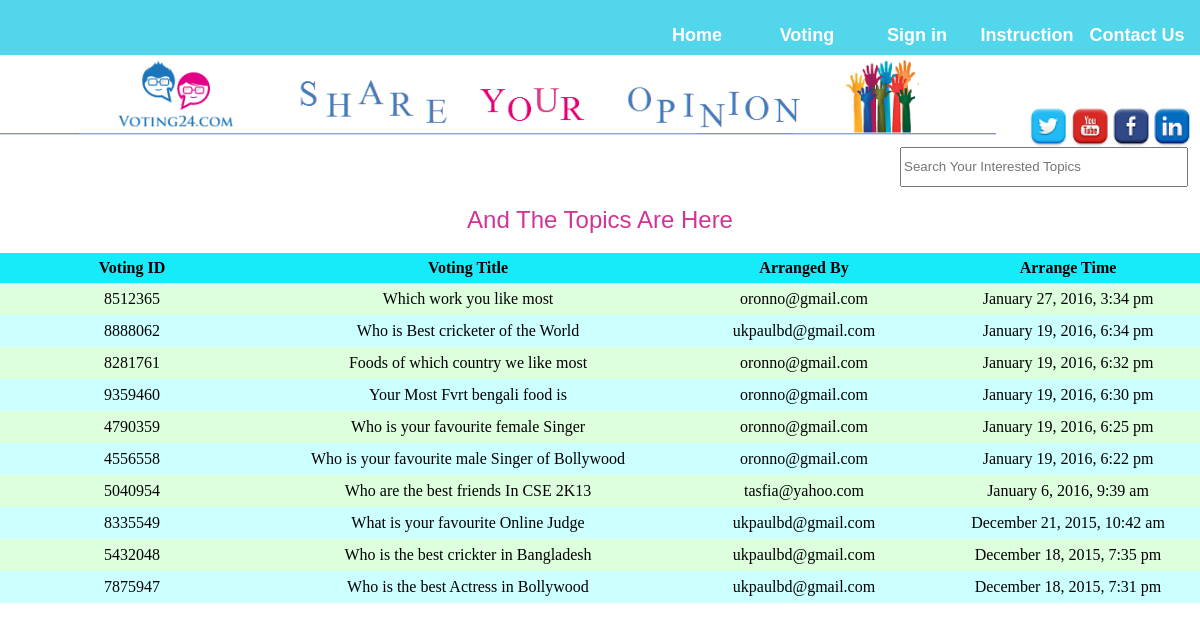
/press.php, run on the app's committed database.
### tables this page shows
CREATE TABLE IF NOT EXISTS `votelist` (
  `id` int(11) NOT NULL AUTO_INCREMENT,
  `title` varchar(50) NOT NULL,
  `description` varchar(500) NOT NULL,
  `op1` varchar(20) NOT NULL,
  `op2` varchar(20) NOT NULL,
  `op3` varchar(20) NOT NULL,
  `op4` varchar(20) NOT NULL,
  `op5` varchar(20) NOT NULL,
  `email` varchar(30) NOT NULL,
  `time` varchar(30) NOT NULL,
  PRIMARY KEY (`id`)
);

### press.php (the view, shortened to what this page needs)
<?php
include 'db.php';
?>
<html>
<head>
</head>
<body>
 <div class="divi">
<a href="contact.php"><button class="bun" ><b>Contact Us</b></button></a>
<a href="inst.php"><button class="bun" ><b>Instruction</b></button></a>
<?php
if(isset($_SESSION['name'])){
	echo"<a href='logout.php'><button class='bun'><b>LogOut</b></button></a>";
}
else{
	echo"<a href='sign.php'><button class='bun'><b>Sign in</b></button></a>";
}
?>
<a href="voting.php"><button class="bun" ><b>Voting</b></button></a>
<a href="home.php"><button class="bun" ><b>Home</b></button></a>
</div>
<img display="inline" src="logo.png" width="83%" />
<img  style="margin-top:40"src="scl.png" align="right" width="15%" usemap="#user"/>
<form name="frm" method="post">
<input type='textbox' placeholder="Search Your Interested Topics" onkeyup="info(this.value);" style='width:24%; height:5% ;margin-left:75%'></input>
</form>
<h2>And The Topics Are Here</h2>
<table>
       <th ><b>Voting  ID</b></th>
	  <th class="a"><b>Voting Title</b></th>
	  <th><b>Arranged By</b></th>
	  <th ><b>Arrange Time</b></th>
  </table>
<?php
echo "<table>";
$result = mysql_query("SELECT * FROM votelist ORDER BY id DESC");
$count=1;
 while($row = mysql_fetch_array($result))
     {
		 if($count%2==0){
			echo "<tr style='background-color:#CCFFFF'>";
		 }
		 else{
				echo "<tr style='background-color:#DEFFDE'>";
		 };
		 $id=$row['id'];
		$rand=rand(22222,99999);
if(!isset($_SESSION['name']) || $_SESSION['name']!='ukpaulbd@gmail.com'){
      echo "<td>".$rand . $row['id'] . "</td>";
}
	  echo "<td class='a'><a href='result.php?id=$id'> " . $row['title'] . "</a></td>";
	  echo "<td>" . $row['email'] . "</td>";
	  echo "<td>" . $row['time'] . "</td>";
echo "</tr>";
     $count++;
     }
  echo "</table>"   ;
?>
</body>
</html>

### db.php (shortened to what this page needs)
<html>
<body>
</body>
</html>

### press.php (style rules this page uses)
body { margin:0 auto; }
.divi { top:0; right:0; padding:10; z-index: 9999; width: 98.5%; height: 35px; background-color: #51D6EB; border:none; }
.bun { border-radius: 5px; width:110; height:50; color:white; margin-top:0; background-color:transparent; font-size:18; border:none; float:right; }
h1,h2 { font-family: 'Arial Narrow', Arial, sans-serif; font-style: normal; font-variant: normal; text-align:center; color:#D13593; font-weight: 500; line-height: 26.4px; }
table { width: 100%; border-collapse:collapse; }
th { background-color: #16EBFA; color:black; text-align:center; height:30; width:22%; }
th.a { width:34%; }
td { text-align:center; width:22%; padding:7; }
td.a { width:34%; padding:left:20; padding:7; }
a { color:black; text-decoration: none }

### data on the page
votelist: id "65", title "Which work you like most", email "oronno@gmail.com", time "January 27, 2016, 3:34 pm"
votelist: id "62", title "Who is Best cricketer of the World", email "ukpaulbd@gmail.com", time "January 19, 2016, 6:34 pm"
votelist: id "61", title "Foods of which country we like most", email "oronno@gmail.com", time "January 19, 2016, 6:32 pm"
votelist: id "60", title "Your Most Fvrt bengali food is", email "oronno@gmail.com", time "January 19, 2016, 6:30 pm"
votelist: id "59", title "Who is your favourite female Singer", email "oronno@gmail.com", time "January 19, 2016, 6:25 pm"
votelist: id "58", title "Who is your favourite male Singer of Bollywood", email "oronno@gmail.com", time "January 19, 2016, 6:22 pm"
votelist: id "54", title "Who are the best friends In CSE 2K13", email "tasfia@yahoo.com", time "January 6, 2016, 9:39 am"
votelist: id "49", title "What is your favourite Online Judge", email "ukpaulbd@gmail.com", time "December 21, 2015, 10:42 am"
votelist: id "48", title "Who is the best crickter in Bangladesh", email "ukpaulbd@gmail.com", time "December 18, 2015, 7:35 pm"
votelist: id "47", title "Who is the best Actress in Bollywood", email "ukpaulbd@gmail.com", time "December 18, 2015, 7:31 pm"
